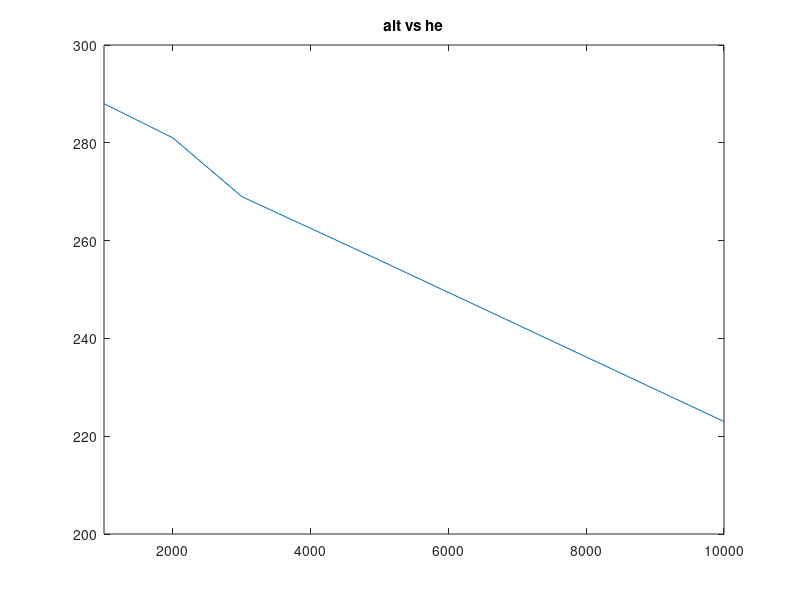

Here is the MATLAB script that generated this plot:
alt=[1000,2000,3000,5000,10000]
he=[288,281,269,256,223]

plot(alt,he)
axis([1000 10000 200 300])
title("alt vs he")

 


